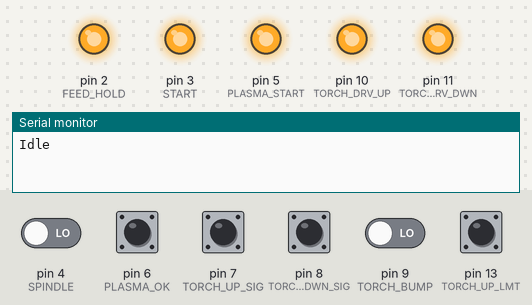
Recording of a sketch running on a simulated Arduino Mega 2560, built with avr-gcc and run on an emulated ATmega2560. On the bench: output pins drawn as LEDs (lit = HIGH), the last lines printed to the serial monitor. The inputs (shaded band) are chosen by the test bench; at power-on: pin 6 (PLASMA_OK), pin 7 (TORCH_UP_SIG), pin 8 (TORCH_DWN_SIG), pin 13 (TORCH_UP_LMT) HIGH, pin 4 (SPINDLE), pin 9 (TORCH_BUMP) LOW.

Above: at 1.2 s.
1.3 s: pin 4 (SPINDLE) driven HIGH
At 1.7 s:
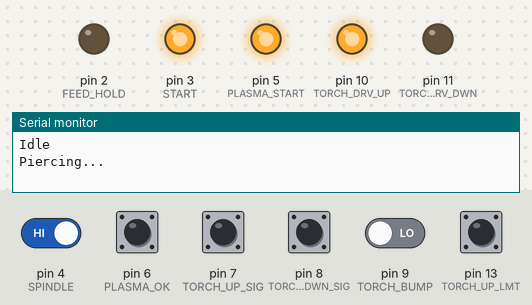
2.8 s: pin 9 (TORCH_BUMP) driven HIGH
At 4.0 s:
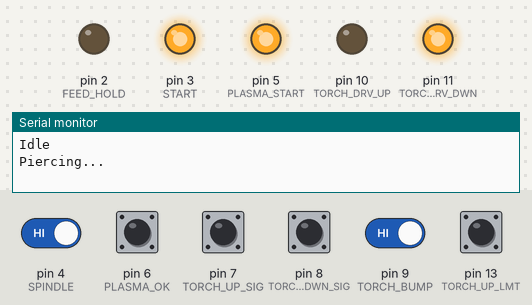
4.3 s: pin 9 (TORCH_BUMP) driven LOW
At 5.5 s:
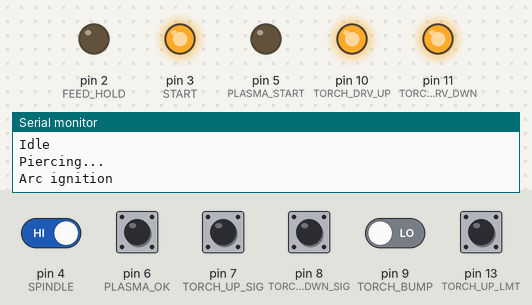
6.3 s: pin 6 (PLASMA_OK) pulled LOW for 0.15 s
9.4 s: pin 6 (PLASMA_OK) pulled LOW for 3.2 s
At 13.9 s:
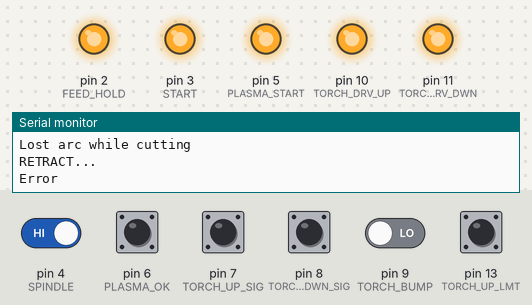
Timing chart, 0 to 15.1 s (numbered marks = the images above; inputs shaded):
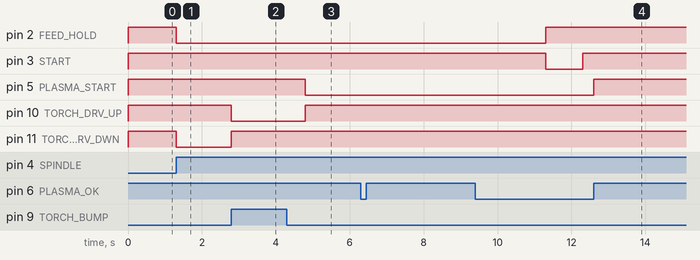

The sketch:

Torchino.ino
```cpp
/*
Ideas:
  Indicator lights
  Alarm output and timeouts
*/
//GRBL Mega pins
int FEED_HOLD = 2;
int START =     3;
int SPINDLE =   4;

//inputs from torch
int TORCH_UP_SIG=    7;
int TORCH_DWN_SIG=   8;
int TORCH_BUMP=      9;
int TORCH_DRV_UP=    10;
int TORCH_DRV_DWN=   11;
int TORCH_DWN_LMT=   12;
int TORCH_UP_LMT =   13;


//Lotos Connector
int PLASMA_START =	5;
int PLASMA_OK =   	6;

//state definitions
#define IDLE    0
#define PIERCE  1
#define CUTTING 2
#define RETRACT 3
#define ERROR   4
int state=0;

unsigned long TORCH_RETRACT_TIME = 500; //Retract after touch
unsigned long ARC_TIMEOUT = 5000;		//Time to wait for plasma OK signal
unsigned long arcBegin = 0;				//When the arc was lit
unsigned long torch_pierce_delay = 5000;				//Wait after arc lit

void setup(){
  Serial.begin(115200);

  //Configure pins
  pinMode(FEED_HOLD, OUTPUT);
  digitalWrite(FEED_HOLD, 1);
  pinMode(START, OUTPUT);
  digitalWrite(START, 1);
  pinMode(SPINDLE, INPUT);
  pinMode(TORCH_UP_SIG, INPUT_PULLUP);
  pinMode(TORCH_DWN_SIG, INPUT_PULLUP);
  pinMode(TORCH_BUMP, INPUT);
  pinMode(TORCH_DRV_UP, OUTPUT);
  digitalWrite(TORCH_DRV_UP,1);
  pinMode(TORCH_DRV_DWN, OUTPUT);
  digitalWrite(TORCH_DRV_DWN,1);
  pinMode(TORCH_UP_LMT, INPUT);
  pinMode(TORCH_DWN_LMT, INPUT);
  digitalWrite(TORCH_DRV_UP,0);
  pinMode(PLASMA_START, OUTPUT);
  digitalWrite(PLASMA_START, 1);
  pinMode(PLASMA_OK, INPUT_PULLUP);
  delay(1);
  while(!digitalRead(TORCH_UP_LMT)){
    Serial.println(digitalRead(TORCH_UP_LMT));
  }
  digitalWrite(TORCH_DRV_UP,1);
  //Latch until GRBL controller is sane
  //Serial.println("Wait for spindle");
  //while( !digitalRead(SPINDLE) ){ } //Loop to wait for spindle signal cancel
  //Serial.println("Wait for !spindle");
  //while( digitalRead(SPINDLE) ){ } //Loop to wait for spindle signal cancel
}

void loop(){
  Serial.println("Idle");
  while(state==IDLE){
    delay(10);//Noise debouncing
    if( digitalRead(SPINDLE) ){
      state=PIERCE;
      Serial.println("Piercing...");
    }
  }

  while(state==PIERCE){
    digitalWrite(FEED_HOLD,0);          //Pause machine motion, may need a dwell here
    digitalWrite(TORCH_DRV_DWN,0);
    delay(10);//Noise debouncing
    while( !digitalRead(TORCH_BUMP) ){ }  //Leave motor running until we see a limit switch
    digitalWrite(TORCH_DRV_DWN, 1);
    digitalWrite(TORCH_DRV_UP,0);
    delay(10);//Noise debouncing
	  while( digitalRead(TORCH_BUMP) ){  }  //Retract until the switch releases
    delay(TORCH_RETRACT_TIME);
    digitalWrite(TORCH_DRV_UP,1);       //How is the torch being "lit"?
    digitalWrite(PLASMA_START,0);
    arcBegin=millis();
    Serial.println("Arc ignition");
    delay(100);//Noise debouncing
    while( 1 ){
      if(!digitalRead(PLASMA_OK)){
        Serial.println("Arc lit");
        delay(torch_pierce_delay);
        break;
      }
      if(millis()-arcBegin > ARC_TIMEOUT){
        digitalWrite(PLASMA_START,1);
        Serial.println("Arc Timeout reached");
        state=ERROR;
        break;
      }
  	}
    if(state==ERROR){ break; }
    digitalWrite(FEED_HOLD,1);          //Release machine hold, shouldn't move until it sees START
    digitalWrite(START,0);              //Resume motion
    delay(1000);                   //Debounce, extend as necessary
    digitalWrite(START,1);
    state=CUTTING;
    Serial.print("Waiting for SPINDLE input...");
    while( !digitalRead(SPINDLE) ){ } //Wait for spindle to return after pause
    Serial.print("Got SPINDLE");
  }

  Serial.println("CUTTING...");
  while(state==CUTTING){
    if( !digitalRead(TORCH_UP_SIG) ){
      Serial.println("Move up");
      digitalWrite(TORCH_DRV_UP,0);
      while( !digitalRead(TORCH_UP_SIG) && digitalRead(SPINDLE) ){ }
      digitalWrite(TORCH_DRV_UP,1);
    }
    if( !digitalRead(TORCH_DWN_SIG) ){
      Serial.println("Move down");
      digitalWrite(TORCH_DRV_DWN,0);
      while(!digitalRead(TORCH_DWN_SIG) && !digitalRead(TORCH_BUMP) && digitalRead(SPINDLE) ){
        Serial.println("Moving down");
      }
      digitalWrite(TORCH_DRV_DWN,1);
      if(digitalRead(TORCH_BUMP) ){
        //handle torch hard limit
      }
    }
    delay(10);
    if( !digitalRead(SPINDLE) ){
      Serial.println("Spindle off");
      state=RETRACT;
    }
    if( digitalRead(PLASMA_OK) ){
      Serial.println("Lost arc while cutting");
      digitalWrite(PLASMA_START,1);       //Turn off torch
      state=ERROR;
    }
  }
  Serial.println("RETRACT...");
  while(state==RETRACT || state==ERROR){
    digitalWrite(PLASMA_START,1);       //Turn off torch
    digitalWrite(FEED_HOLD,0);          //Pause machine motion, may need a dwell here
    digitalWrite(TORCH_DRV_UP,0);
    delay(1);
    while( !digitalRead(TORCH_UP_LMT) ){ }  //Leave motor running until we see a limit switch
    digitalWrite(TORCH_DRV_UP,1);
    digitalWrite(FEED_HOLD,1);          //Release machine hold, shouldn't move until it sees START
    digitalWrite(START,0);              //Resume motion
    delayMicroseconds(100);                   //Debounce, extend as necessary
    digitalWrite(START,1);
    if(state==ERROR){ break; }
    state=IDLE;
  }

  while(state==ERROR){
    Serial.println("Error");
    delay(100);
    while( digitalRead(SPINDLE) ){} //Loop to wait for spindle signal cancel
    state=IDLE;
  }
}
```

Measured:
- after the input at 1.3 s, pin 2 (FEED_HOLD), pin 11 (TORCH_DRV_DWN): HIGH → LOW at once
- after the input at 2.8 s, pin 10 (TORCH_DRV_UP): HIGH → LOW at once; pin 11 (TORCH_DRV_DWN): LOW → HIGH at once
- after the input at 4.3 s, pin 5 (PLASMA_START): HIGH → LOW after 0.50 s; pin 10 (TORCH_DRV_UP): LOW → HIGH after 0.50 s
- after the input at 9.4 s, pin 5 (PLASMA_START): LOW → HIGH after 3.2 s instead of 2.9 s
